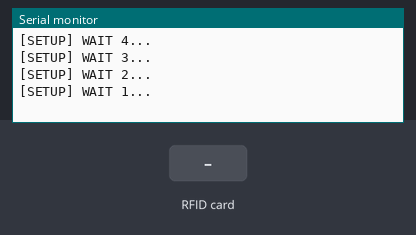
Recording of a sketch running on a simulated ESP8266 (NodeMCU). Shown: the last lines printed to the serial monitor. The inputs (shaded band) are chosen by the test bench. WiFi joins after 1.5 s; servers stay silent unless stated; uploads are accepted with an empty reply.

Above: at 5.2 s.
5.3 s: RFID card 12 34 56 78 90 held to the reader
At 5.9 s:
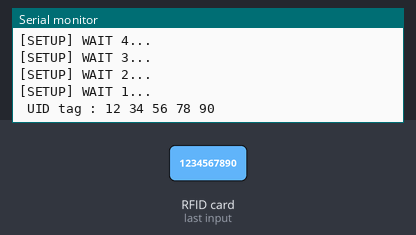
8.3 s: RFID card 5E 7A 19 C4 held to the reader
At 12.8 s:
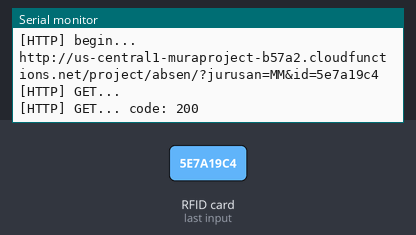
Timing chart, 0 to 14.3 s (numbered marks = the images above; inputs shaded):
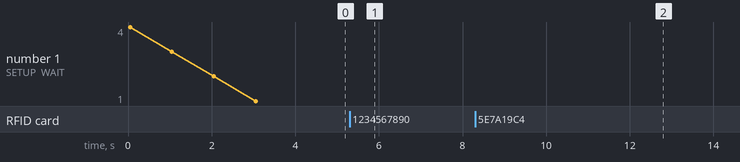

The sketch:

absen.ino
```cpp
/**
   BasicHTTPClient.ino

    Created on: 24.05.2015
    http://us-central1-muraproject-b57a2.cloudfunctions.net/project/getabsen/?jurusan=MM&id=80fa6fa4

*/

#define SS_PIN D4  //D2
#define RST_PIN D3//D1

#include <SPI.h>
#include <MFRC522.h>

MFRC522 mfrc522(SS_PIN, RST_PIN);   // Create MFRC522 instance.
int statuss = 0;
int out = 0;
int flag = 0;
String url;

#include <Arduino.h>

#include <ESP8266WiFi.h>
#include <ESP8266WiFiMulti.h>

#include <ESP8266HTTPClient.h>

#define USE_SERIAL Serial

ESP8266WiFiMulti WiFiMulti;
#include <ESP8266WiFi.h> //memasukan library ESP8266
#include "DHT.h" //memasukan library dht11

//mendefinisikan sensor yang dipakai (DHT11, DHT21, dan DHT22)
#define DHTTYPE DHT11   //tipe yang dipilih DHT 11
#define triggerPin  D3
#define echoPin     D4

const int DHTPin = 5;
//inisialisasi library DHTpin
DHT dht(DHTPin, DHTTYPE);

void setup() {

  USE_SERIAL.begin(9600);
  pinMode(LED_BUILTIN, OUTPUT);
  dht.begin();
  pinMode(triggerPin, OUTPUT);
  pinMode(echoPin, INPUT);
  SPI.begin();      // Initiate  SPI bus
  mfrc522.PCD_Init();   // Initiate MFRC522
  // USE_SERIAL.setDebugOutput(true);

  USE_SERIAL.println();
  USE_SERIAL.println();
  USE_SERIAL.println();

  for (uint8_t t = 4; t > 0; t--) {
    USE_SERIAL.printf("[SETUP] WAIT %d...\n", t);
    USE_SERIAL.flush();
    delay(1000);
  }

  WiFi.mode(WIFI_STA);
  WiFiMulti.addAP("telkom2", "1234567890");
  digitalWrite(LED_BUILTIN,HIGH);

}

void loop() {
  // wait for WiFi connection
  if (flag == 0) {
    cek_absen();
  } else {
    kirim_data();
  }


}


void kirim_data() {
  if ((WiFiMulti.run() == WL_CONNECTED)) {

    HTTPClient http;

    USE_SERIAL.print("[HTTP] begin...\n");
    //    int h = dht.readHumidity();
    //    // Baca suhu sebagai Celsius (default)
    //    float tu = dht.readTemperature();

    // configure traged server and url
    //http.begin("https://192.168.1.12/test.html", "7a 9c f4 db 40 d3 62 5a 6e 21 bc 5c cc 66 c8 3e a1 45 59 38"); //HTTPS
    //   url = "http://us-central1-muraproject-b57a2.cloudfunctions.net/project/post/?id=suhuku&suhu=";
    Serial.println(url);


    http.begin(url); //HTTP

    USE_SERIAL.print("[HTTP] GET...\n");
    // start connection and send HTTP header
    int httpCode = http.GET();

    // httpCode will be negative on error
    if (httpCode > 0) {
      // HTTP header has been send and Server response header has been handled
      USE_SERIAL.printf("[HTTP] GET... code: %d\n", httpCode);

      // file found at server
      if (httpCode == HTTP_CODE_OK) {
        String payload = http.getString();
        USE_SERIAL.println(payload);
        flag = 0;
        delay(1000);
        digitalWrite(LED_BUILTIN, LOW);
      }
    } else {
      USE_SERIAL.printf("[HTTP] GET... failed, error: %s\n", http.errorToString(httpCode).c_str());
    }

    http.end();
  }

  delay(3000);
}


void cek_absen() {
  // Look for new cards
  if ( ! mfrc522.PICC_IsNewCardPresent())
  {
    return;
  }
  // Select one of the cards
  if ( ! mfrc522.PICC_ReadCardSerial())
  {
    return;
  }
  //Show UID on serial monitor
  Serial.println();
  Serial.print(" UID tag :");
  String content = "";
  byte letter;
  for (byte i = 0; i < mfrc522.uid.size; i++)
  {
    Serial.print(mfrc522.uid.uidByte[i] < 0x10 ? " 0" : " ");
    Serial.print(mfrc522.uid.uidByte[i], HEX);
    //content.concat(String(mfrc522.uid.uidByte[i] < 0x10 ? " 0" : " "));
    content.concat(String(mfrc522.uid.uidByte[i], HEX));
  }

  url = "http://us-central1-muraproject-b57a2.cloudfunctions.net/project/absen/?jurusan=MM&id=";
  url += content;
  Serial.println();
  digitalWrite(LED_BUILTIN, HIGH);
  flag = 1;


}
```

Measured:
- after the input at 5.3 s, the serial monitor: prints a new line at once (image 1)
- after the input at 8.3 s, the serial monitor: prints a new line after 2.8 s (image 2)
